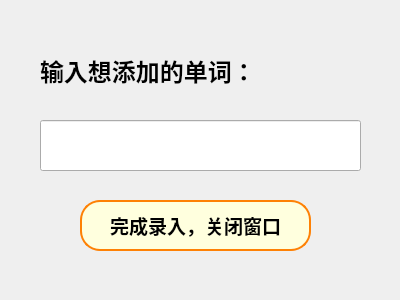
<?xml version="1.0" encoding="UTF-8"?>
<ui version="4.0">
 <class>Dialog</class>
 <widget class="QDialog" name="Dialog">
  <property name="geometry">
   <rect>
    <x>0</x>
    <y>0</y>
    <width>400</width>
    <height>300</height>
   </rect>
  </property>
  <property name="windowTitle">
   <string>Dialog</string>
  </property>
  <widget class="QLabel" name="label">
   <property name="geometry">
    <rect>
     <x>40</x>
     <y>50</y>
     <width>331</width>
     <height>41</height>
    </rect>
   </property>
   <property name="font">
    <font>
     <family>Times New Roman</family>
     <pointsize>18</pointsize>
     <weight>75</weight>
     <bold>true</bold>
    </font>
   </property>
   <property name="text">
    <string>输入想添加的单词：</string>
   </property>
  </widget>
  <widget class="QLineEdit" name="wordEnter">
   <property name="geometry">
    <rect>
     <x>40</x>
     <y>120</y>
     <width>321</width>
     <height>51</height>
    </rect>
   </property>
   <property name="font">
    <font>
     <family>Times New Roman</family>
     <pointsize>18</pointsize>
    </font>
   </property>
  </widget>
  <widget class="QPushButton" name="doneBtn">
   <property name="geometry">
    <rect>
     <x>80</x>
     <y>200</y>
     <width>231</width>
     <height>51</height>
    </rect>
   </property>
   <property name="font">
    <font>
     <family>MS Sans Serif</family>
     <pointsize>14</pointsize>
     <weight>75</weight>
     <bold>true</bold>
    </font>
   </property>
   <property name="cursor">
    <cursorShape>PointingHandCursor</cursorShape>
   </property>
   <property name="focusPolicy">
    <enum>Qt::NoFocus</enum>
   </property>
   <property name="styleSheet">
    <string notr="true">border:solid;
border-width: 2px;
border-radius:20px;
border-color: rgb(254, 129, 5);
background-color:rgb(255, 255, 222)</string>
   </property>
   <property name="text">
    <string>完成录入，关闭窗口</string>
   </property>
  </widget>
 </widget>
 <resources/>
 <connections/>
</ui>
